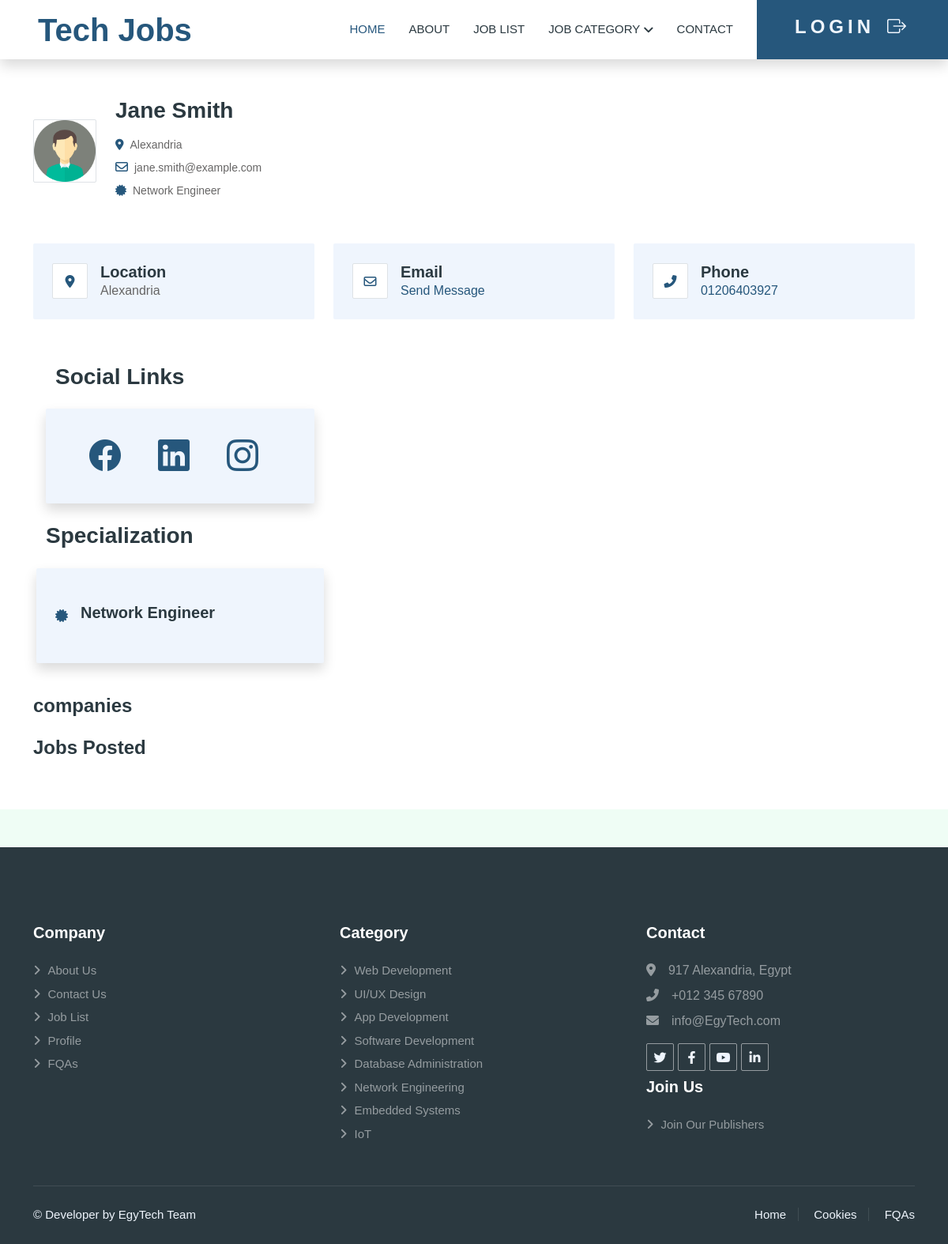
Screenshot of /profile.php?id=2 with the database file from the repository.
### tables this page shows
CREATE TABLE `users` (
  `id` bigint(20) UNSIGNED NOT NULL,
  `name` varchar(255) NOT NULL,
  `email` varchar(255) NOT NULL,
  `password` varchar(255) NOT NULL,
  `role` enum('recruiter','employee') NOT NULL,
  `status` tinyint(1) NOT NULL DEFAULT 1,
  `image` varchar(255) DEFAULT NULL,
  `phone` varchar(255) DEFAULT NULL,
  `user_details_id` bigint(20) UNSIGNED DEFAULT NULL,
  `created_at` timestamp NULL DEFAULT NULL,
  `updated_at` timestamp NULL DEFAULT NULL
);

CREATE TABLE `user_details` (
  `id` bigint(20) UNSIGNED NOT NULL,
  `specialization` varchar(255) DEFAULT NULL,
  `location` enum('Alexandria','Aswan','Asyut','Beheira','Beni Suef','Cairo','Dakahlia','Damietta','Faiyum','Gharbia','Giza','Ismailia','Kafr El Sheikh','Luxor','Matruh','Minya','Monufia','New Valley','North Sinai','Port Said','Qalyubia','Qena','Red Sea','Sharqia','Sohag','South Sinai','Suez') DEFAULT NULL,
  `education` varchar(255) DEFAULT NULL,
  `cv` varchar(255) DEFAULT NULL,
  `created_at` timestamp NULL DEFAULT NULL,
  `updated_at` timestamp NULL DEFAULT NULL
);

### profile.php (the view, shortened to what this page needs)
<?php
require_once 'Traits/CrudOperationsTrait.php';
class DatabaseOperations
{
    private $connection;
    public function __construct($conn)
    {
        $this->connection = $conn;
    }
    public function getUserDetails($user_id)
    {
        $sql = "SELECT users.*, user_details.*, GROUP_CONCAT(social_links.name) AS social_links_names, GROUP_CONCAT(social_links.url) AS social_links_urls
                FROM users
                LEFT JOIN user_details ON users.user_details_id = user_details.id
                LEFT JOIN social_links ON users.id = social_links.user_id
                WHERE users.id = ?";
        $stmt = $this->connection->prepare($sql);
        $stmt->bind_param("i", $user_id);
        $stmt->execute();
        $result = $stmt->get_result();
        $userDetails = $result->fetch_assoc();
        if ($userDetails) {
            $social_links_names = explode(",", $userDetails['social_links_names']);
            $social_links_urls = explode(",", $userDetails['social_links_urls']);
            $social_links = array();
            for ($i = 0; $i < count($social_links_names); $i++) {
                $social_links[] = array(
                    'name' => $social_links_names[$i],
                    'url' => $social_links_urls[$i]
                );
            }
            $userDetails['social_links'] = $social_links;
            return $userDetails;
        } else {
            return false;
        }
    }
}
if (isset($_GET['id'])) {
    $userId = $_GET['id'];
} elseif (isset($_SESSION['user_id'])) {
    $userId = $_SESSION['user_id'];
} else {
    header('location: index.php');
    exit;
}
$databaseOperations = new DatabaseOperations($conn);
$userDetails = $databaseOperations->getUserDetails($userId);
?>
<!DOCTYPE html>
<html lang="en">
<head>
</head>
<body>
    <div class="container-xxl bg-white p-0">
        <?php require_once 'components/navbar.php'; ?>
        <div class="container-xxl py-5">
            <div class="container">
                <?php if ($userDetails) : ?>
                    <div class="row g-4">
                        <div class="col-12">
                            <div class="col-12">
                                <div class="col-12">
                                    <div class="d-flex flex-column flex-md-row align-items-md-center mb-5">
                                        <?php if (isset($userDetails['image'])) : ?>
                                            <img class="flex-shrink-0 img-fluid border rounded mb-3 mb-md-0 me-md-4" src="<?php echo $userDetails['image']; ?>" alt="" style="width: 80px; height: 80px;">
                                        <?php endif; ?>
                                        <div class="text-start">
                                            <?php if (isset($userDetails['name'])) : ?>
                                                <h3 class="mb-3"><?php echo $userDetails['name']; ?></h3>
                                            <?php endif; ?>
                                            <?php if (isset($userDetails['location'])) : ?>
                                                <span class="d-block text-truncate mb-2" style="font-size: 14px;"><i class="fa fa-map-marker-alt text-primary me-2"></i><?php echo $userDetails['location']; ?></span>
                                            <?php endif; ?>
                                            <?php if (isset($userDetails['email'])) : ?>
                                                <span class="d-block text-truncate mb-2" style="font-size: 14px;"><i class="far fa-envelope fs-6 text-primary me-2"></i><?php echo $userDetails['email']; ?></span>
                                            <?php endif; ?>
                                            <?php if (isset($userDetails['specialization'])) : ?>
                                                <span class="d-block text-truncate mb-2" style="font-size: 14px;"><i class="fa fa-certificate text-primary me-2"></i><?php echo $userDetails['specialization']; ?></span>
                                            <?php endif; ?>
                                        </div>
                                    </div>
                                </div>
                                <div class="row gy-4">
                                    <?php if (isset($userDetails['location'])) : ?>
                                        <div class="col-md-4 wow fadeIn" data-wow-delay="0.1s">
                                            <div class="d-flex align-items-center bg-light rounded p-4">
                                                <div class="bg-white border rounded d-flex flex-shrink-0 align-items-center justify-content-center me-3" style="width: 45px; height: 45px;">
                                                    <i class="fa fa-map-marker-alt text-primary"></i>
                                                </div>
                                                <div>
                                                    <h5 class="mb-0">Location</h5>
                                                    <span><?php echo $userDetails['location']; ?></span>
                                                </div>
                                            </div>
                                        </div>
                                    <?php endif; ?>
                                    <?php if (isset($userDetails['email'])) : ?>
                                        <div class="col-md-4 wow fadeIn" data-wow-delay="0.1s">
                                            <a href="mailto:<?php echo $userDetails['email']; ?>" class="text-decoration-none">
                                                <div class="d-flex align-items-center bg-light rounded p-4">
                                                    <div class="bg-white border rounded d-flex flex-shrink-0 align-items-center justify-content-center me-3" style="width: 45px; height: 45px;">
                                                        <i class="far fa-envelope text-primary"></i>
                                                    </div>
                                                    <div>
                                                        <h5 class="mb-0">Email</h5>
                                                        <span>Send Message<span>
                                                    </div>
                                                </div>
                                            </a>
                                        </div>
                                    <?php endif; ?>
                                    <?php if (isset($userDetails['phone'])) : ?>
                                        <div class="col-md-4 wow fadeIn" data-wow-delay="0.3s">
                                            <a href="tel:<?php echo $userDetails['phone']; ?>" class="text-decoration-none">
                                                <div class="d-flex align-items-center bg-light rounded p-4">
                                                    <div class="bg-white border rounded d-flex flex-shrink-0 align-items-center justify-content-center me-3" style="width: 45px; height: 45px;">
                                                        <i class="fa fa-phone-alt text-primary"></i>
                                                    </div>
                                                    <div>
                                                        <h5 class="mb-0">Phone</h5>
                                                        <span><?php echo $userDetails['phone']; ?></span>
                                                    </div>
                                                </div>
                                            </a>
                                        </div>
                                    <?php endif; ?>
                                </div>
                                <div class="row w-100 justify-content-between mt-5" style="margin:auto;">
                                    <?php if (isset($userDetails['social_links'])) : ?>
                                        <div class="section col-md-4 col-12 mt-2">
                                            <h3 class="section-title ps-3">Social Links</h3>
                                            <div class="row gy-4">
                                                <div class="col-md-12 p-3">
                                                    <div class="social-link bg-light rounded p-4 d-flex align-items-center justify-content-evenly shadow rounded-5 " style="min-height:120px; height:fit-content;">
                                                        <?php foreach ($userDetails['social_links'] as $link) : ?>
                                                            <a href="<?php echo $link['url']; ?>" target="_blank" class="text-decoration-none">
                                                                <i class="bi bi-<?php echo $link['name']; ?> text-primary me-3 fs-1 "></i>
                                                            </a>
                                                        <?php endforeach; ?>
                                                    </div>
                                                </div>
                                            <?php endif; ?>
                                            </div>
                                        </div>
                                                </div>
                                            </div>
                                            <?php if (isset($userDetails['specialization'])) : ?>
                                                <div class="section col-md-4 col-12 mt-2">
                                                    <h3 class="section-title ps-3">Specialization</h3>
                                                    <div class="row gy-4">
                                                        <div class="col-md-12 p-3">
                                                            <div class="specialization bg-light rounded p-4 d-flex align-items-center shadow rounded-5 " style="min-height:120px; height:fit-content;">
                                                                <i class="fa fa-certificate text-primary me-3"></i>
                                                                <h5><?php echo $userDetails['specialization']; ?></h5>
                                                            </div>
                                                        </div>
                                                    <?php endif; ?>
                                                    </div>
                                                </div>
                                </div>
                            </div>
                            <?php
                            if ($userDetails['role'] === 'recruiter') {
                                echo '<h4 class="mt-4 mb-3">companies</h4>';
                            }
                            ?>
                            <?php
                            if ($userDetails['role'] === 'recruiter') {
                                echo '<h4 class="mt-4 mb-3">Jobs Posted</h4>';
                            }
                            ?>
                        </div>
                    </div>
            </div>
    <?php endif; ?>
    <?php require_once 'components/footer.php'; ?>
</body>
</html>

### css/style.css (style rules this page uses)
:root { --primary: #26577d; --secondary: #e55604; --light: #eff5fd; --dark: #2b3940; }

### rows the page displays
users: image (picture), name "Jane Smith", user_details.location "Alexandria", email "jane.smith@example.com", user_details.specialization "Network Engineer", phone "01206403927"

### other values shown
$btn_text "LOGIN"
